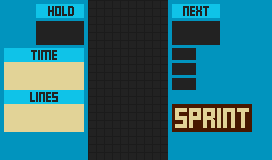

Rendered tile map (Tiled .tmx) drawn with the repository's tilesets; below, a short description and the map source with its tile grids summarised:
An orthogonal 17x10 tile map with 16x16 px tiles, 1 tile layer (Tile Layer 1).

<map version="1.0" orientation="orthogonal" width="17" height="10" tilewidth="16" tileheight="16">
 <tileset firstgid="1" name="bgtiles2" tilewidth="16" tileheight="16">
  <image source="bgtiles2.png" width="256" height="112" />
 </tileset>
 <layer name="Tile Layer 1" width="17" height="10">
  <data>[170 cells, 170 non-empty, 74 distinct tile ids]</data>
 </layer>
</map>
